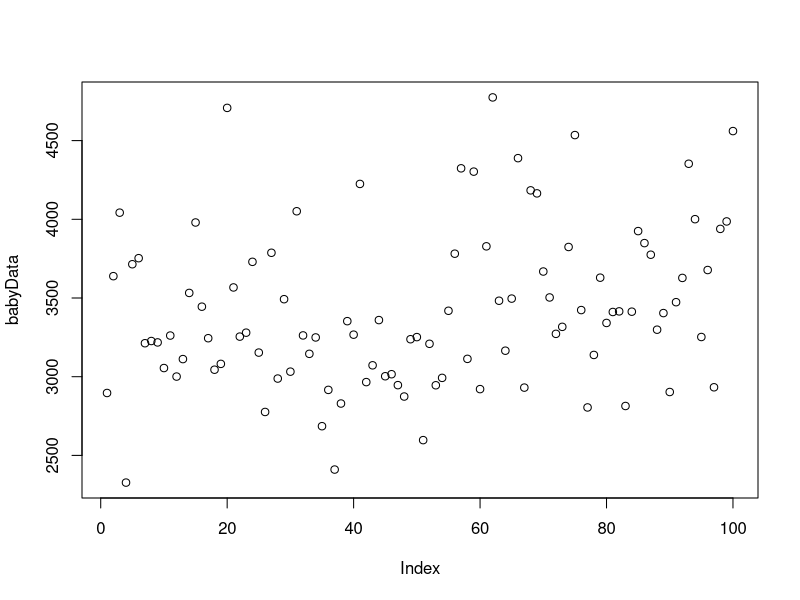
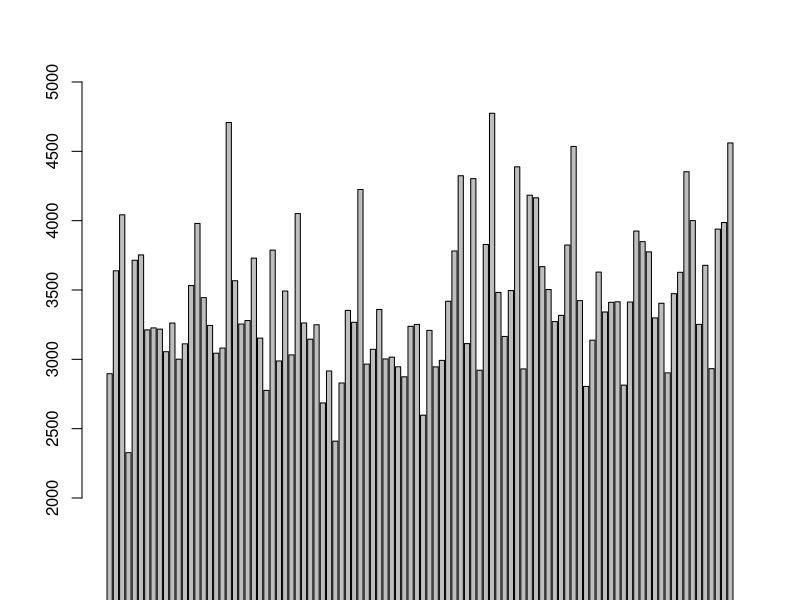
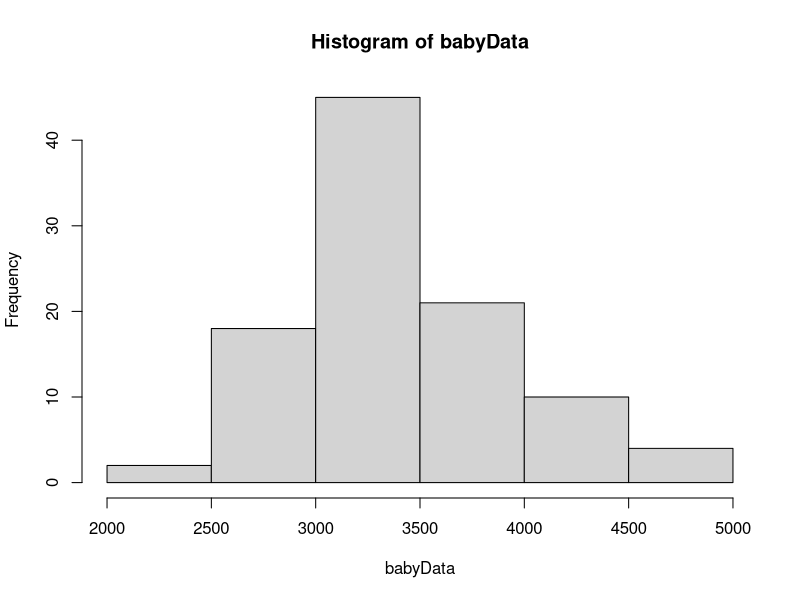
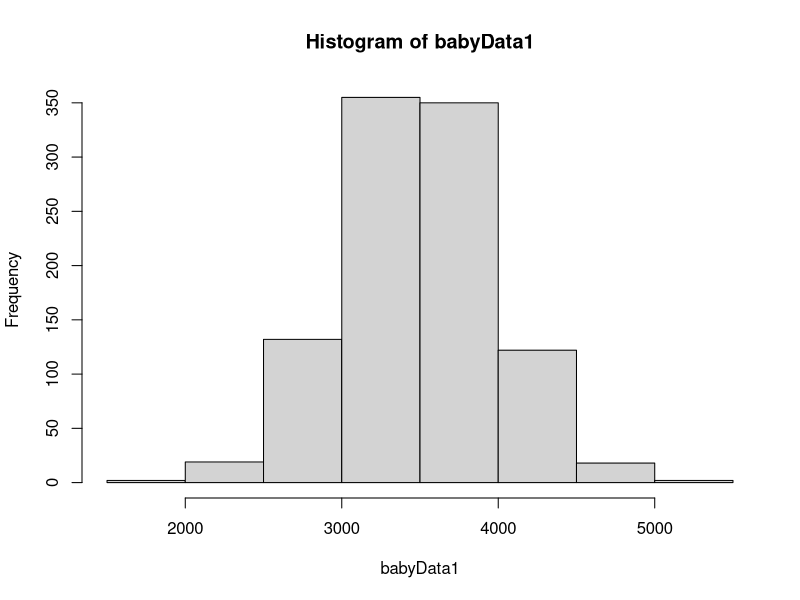

Write the R code that produced these figures, in order.
# Created on 
# Course work: 
# @author: Vedha
# Source:
    # https://github.com/kiat/R-Examples/blob/master/Module-1-Example-2.R




# set the seed so that the random data is generate by this seed 
set.seed(1234)

# Baby Weight Data, let us generate a random dataset with 100 observation 
# We generate random data by using normal distribution. 
babyData <- rnorm(100, mean = 3500, sd=500)

# plot the data to see how your data looks 
plot(babyData)

# make a barplot 
barplot(babyData, ylim  = c(2000, 5000) )

# make a histogram 
hist(babyData)

# Another dataset but larger.  
#Let us generate large dataset with 1000 observation 
babyData1 <- rnorm(1000, mean = 3500, sd=500)

# make a histogram 
hist(babyData1)

# We can see that the histogram is getting closer to a perfect normal distribution curve. 

